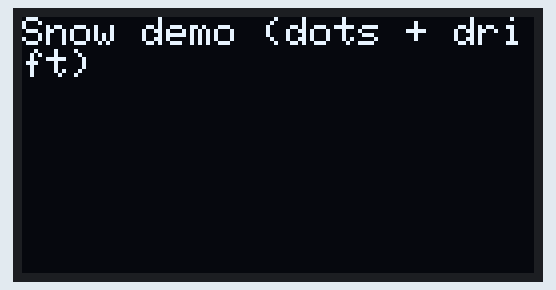
The sketch below on a simulated ESP32. On the bench: 128×64 one-colour display. Random numbers use the default seed unless the sketch sets one.

Above: at 0.1 s.
At 5.03 s:
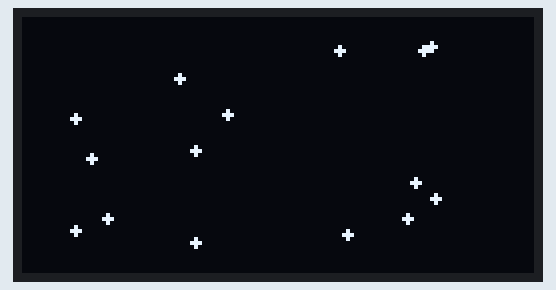
At 10.02 s:
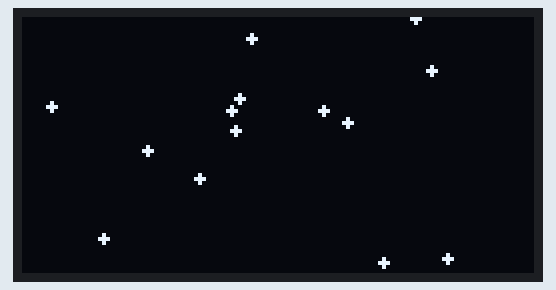
At 20.0 s:
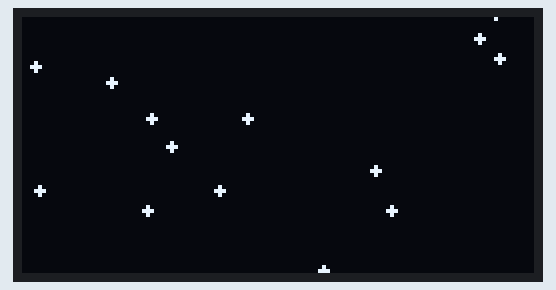
At 29.83 s:
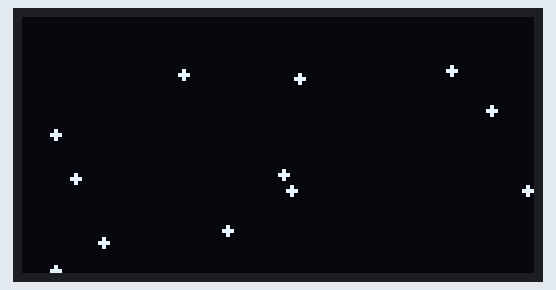
At 39.81 s:
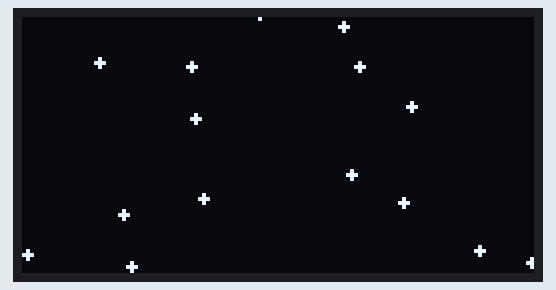

The sketch:

sketch.ino
```cpp
#include <Wire.h>
#include <Adafruit_GFX.h>
#include <Adafruit_SSD1306.h>

#define SCREEN_WIDTH 128
#define SCREEN_HEIGHT 64
#define OLED_ADDR 0x3C

// Most I2C 0.96" modules don't use a separate reset pin
#define OLED_RESET -1
Adafruit_SSD1306 display(SCREEN_WIDTH, SCREEN_HEIGHT, &Wire, OLED_RESET);

#define NUMFLAKES 16  // a few more looks nicer on 128x64

// "Indexes" into the icons array
#define XPOS   0
#define YPOS   1
#define DELTAY 2
#define DELTAX 3

void setup() {
  Serial.begin(115200);
  Wire.begin(21, 22);       // SDA=21, SCL=22 for ESP32 DevKit V1
  Wire.setClock(100000);

  if (!display.begin(SSD1306_SWITCHCAPVCC, OLED_ADDR)) {
    Serial.println("SSD1306 init failed");
    while (1) delay(10);
  }

  randomSeed(esp_random()); // better randomness on ESP32

  display.clearDisplay();
  display.setTextSize(1);
  display.setTextColor(SSD1306_WHITE);
  display.setCursor(0, 0);
  display.println("Snow demo (dots + drift)");
  display.display();
  delay(800);
}

void loop() {
  testanimate(); // runs forever
}

// A simple particle "snow" animation using dots + horizontal drift
void testanimate() {
  int8_t f;
  // Each flake: x, y, dy, dx
  int16_t icons[NUMFLAKES][4];

  // Initialize flakes
  for (f = 0; f < NUMFLAKES; f++) {
    icons[f][XPOS]   = random(0, display.width());
    icons[f][YPOS]   = random(-display.height(), 0);
    icons[f][DELTAY] = random(1, 4);    // fall speed (1..3)
    icons[f][DELTAX] = random(-1, 2);   // drift (-1,0,+1)
  }

  for (;;) {
    display.clearDisplay();

    // Draw flakes (tiny dots)
    for (f = 0; f < NUMFLAKES; f++) {
      // radius 1 looks like snow on 128x64; change to 0 for single-pixel flakes
      display.fillCircle(icons[f][XPOS], icons[f][YPOS], 1, SSD1306_WHITE);
    }

    display.display();
    delay(50);

    // Update positions
    for (f = 0; f < NUMFLAKES; f++) {
      icons[f][YPOS] += icons[f][DELTAY];
      icons[f][XPOS] += icons[f][DELTAX];

      // Wrap X around screen edges
      if (icons[f][XPOS] < 0) icons[f][XPOS] = display.width() - 1;
      if (icons[f][XPOS] >= display.width()) icons[f][XPOS] = 0;

      // If flake falls off bottom, respawn at top with new random properties
      if (icons[f][YPOS] >= display.height()) {
        icons[f][XPOS]   = random(0, display.width());
        icons[f][YPOS]   = random(-16, 0);
        icons[f][DELTAY] = random(1, 4);
        icons[f][DELTAX] = random(-1, 2);
      }
    }
  }
}
```
